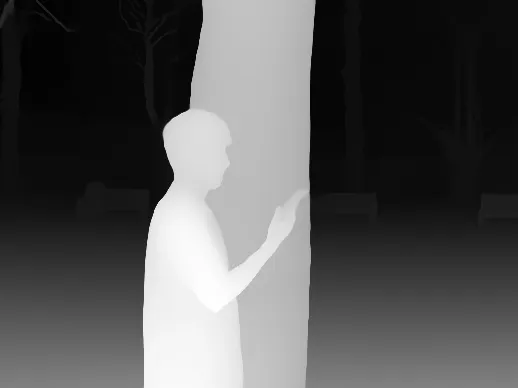
#> input picture depth-mapper/depth_maps/depth_josh_run1.png, 518 x 388 px
$ python test_parallax.py depth_maps/depth_josh_run1.png depth_maps/depth_josh_run1.png 3
#> lines starting #> are read from the running program, lines starting #| are printed output that depends on the picture; after the words box and inside, x2 and y2 are one past the last pixel; in counts of white or black regions, pixels touching at a corner belong together
### depth-mapper/layer_segmentation.py
"""
layer_segmentation.py

Takes a depth map and original image, produces N depth-ordered RGBA layers.

Depth convention (Depth Anything V2):
    bright pixel (high value) = near = foreground
    dark pixel  (low value)   = far  = background

Layer ordering in returned list:
    index 0            = farthest background  (lowest parallax shift)
    index num_layers-1 = nearest foreground   (highest parallax shift)

Usage (CLI):
    python layer_segmentation.py <image_path> <depth_map_path> [num_layers]

    Saves each RGBA layer as a PNG in ./layers/<stem>/layer_00.png ... layer_N.png
Usage (library):
    from layer_segmentation import segment_layers

    layers = segment_layers(image_bgr, depth_map_gray)
    # layers[0] is the background RGBA array, layers[-1] is the foreground RGBA array
"""

import os
import sys
import numpy as np
import cv2
from sklearn.cluster import KMeans


# ---------------------------------------------------------------------------
# Core segmentation
# ---------------------------------------------------------------------------

def depth_to_label_map(depth_map: np.ndarray, num_layers: int,
                       spatial_weight: float = 0.1) -> np.ndarray:
    """
    Cluster a depth map into N layers using k-means on {depth, x, y} features.

    Adding spatial coordinates penalises splitting contiguous regions that have
    slightly different depth values, reducing thin edge-sliver layers.

    Every pixel is assigned exactly one integer label 0..N-1.
    Label 0 = farthest background, label N-1 = nearest foreground.

    Args:
        depth_map:      (H, W) 2D array.
        num_layers:     Number of clusters.
        spatial_weight: Weight of (x, y) coordinates relative to depth.
                        0.0 = depth only (original behaviour).
                        0.3 = moderate spatial grouping (recommended).

    Returns:
        (H, W) int32 array with values in 0..num_layers-1.
    """
    if depth_map.ndim != 2:
        raise ValueError(f"depth_map must be 2D, got shape {depth_map.shape}")

    h, w = depth_map.shape
    # Normalise depth to [0, 1]
    pixels = depth_map.astype(np.float32).reshape(-1, 1) / 255.0

    if spatial_weight > 0:
        yy, xx = np.mgrid[0:h, 0:w]
        coords = np.stack([
            xx.ravel() / w,
            yy.ravel() / h,
        ], axis=1).astype(np.float32) * spatial_weight
        pixels = np.hstack([pixels, coords])

    kmeans = KMeans(n_clusters=num_layers, random_state=0, n_init="auto")
    labels = kmeans.fit_predict(pixels)

    # Sort clusters by mean depth (not centroid, since centroid is now 3D)
    mean_depths = np.array([
        depth_map.ravel()[labels == i].mean() for i in range(num_layers)
    ])
    sorted_ids = np.argsort(mean_depths)
    rank = np.empty_like(sorted_ids)
    rank[sorted_ids] = np.arange(num_layers)

    return rank[labels].reshape(h, w).astype(np.int32)


def smooth_label_map(label_map: np.ndarray, kernel_size: int = 7) -> np.ndarray:
    """
    Smooth a label map by assigning each pixel to the dominant label in its neighbourhood.

    Works like morphological closing but operates on the full label map, so the result
    is still complete (every pixel has a label) and non-overlapping (each pixel has
    exactly one label).

    Uses a blur-voting scheme: for each label, blur its binary presence map, then
    assign each pixel to whichever label scored highest in its neighbourhood.

    Args:
        label_map:   (H, W) int array with values 0..k-1.
        kernel_size: Neighbourhood size. Larger = fills bigger gaps.

    Returns:
        Smoothed label map, same shape and dtype.
    """
    h, w = label_map.shape
    num_labels = int(label_map.max()) + 1

    votes = np.zeros((h, w, num_labels), dtype=np.float32)
    for label_id in range(num_labels):
        binary = (label_map == label_id).astype(np.float32)
        votes[:, :, label_id] = cv2.blur(binary, (kernel_size, kernel_size))

    return votes.argmax(axis=2).astype(label_map.dtype)


def clean_label_map(
    label_map: np.ndarray,
    smooth_kernel: int = 7,
    min_area_fraction: float = 0.001,
) -> np.ndarray:
    """
    Clean a label map while maintaining complete, non-overlapping coverage.

    Two steps:
        1. Smooth: assign each pixel to the dominant label in its neighbourhood,
           filling minor gaps without creating any overlap.
        2. Reassign small isolated components to their dominant neighbour label,
           so scattered specks don't form their own isolated layer regions.

    Args:
        label_map:         (H, W) int array with values 0..k-1.
        smooth_kernel:     Neighbourhood size for the smoothing step.
        min_area_fraction: Components smaller than this fraction of the image
                           are reassigned to their dominant neighbour.

    Returns:
        Cleaned label map, same shape and dtype, still complete and non-overlapping.
    """
    num_labels = int(label_map.max()) + 1
    h, w = label_map.shape
    min_area = max(1, int(h * w * min_area_fraction))

    result = smooth_label_map(label_map, smooth_kernel)

    for label_id in range(num_labels):
        binary = (result == label_id).astype(np.uint8) * 255
        n_comps, comp_map, stats, _ = cv2.connectedComponentsWithStats(binary, connectivity=8)

        for comp_id in range(1, n_comps):
            if stats[comp_id, cv2.CC_STAT_AREA] < min_area:
                comp_pixels = comp_map == comp_id
                dilated = cv2.dilate(
                    comp_pixels.astype(np.uint8),
                    cv2.getStructuringElement(cv2.MORPH_ELLIPSE, (5, 5)),
                )
                ring = dilated.astype(bool) & ~comp_pixels
                neighbour_labels = result[ring]
                if len(neighbour_labels) > 0:
                    counts = np.bincount(neighbour_labels.astype(np.int32), minlength=num_labels)
                    counts[label_id] = 0
                    result[comp_pixels] = counts.argmax()

    return result


def label_map_to_masks(label_map: np.ndarray, num_labels: int) -> list[np.ndarray]:
    """Convert an integer label map to a list of binary masks (one per label)."""
    return [
        np.where(label_map == i, np.uint8(255), np.uint8(0))
        for i in range(num_labels)
    ]


# [30 lines left out: function estimate_num_layers, not called in this run]


def masks_to_rgba_layers(
    image_bgr: np.ndarray,
    masks: list[np.ndarray],
) -> list[np.ndarray]:
    """
    Extract an RGBA layer for each binary mask with hard edges.

    Pixels inside the mask are fully opaque (255), outside are fully transparent (0).
    """
    if image_bgr.ndim != 3 or image_bgr.shape[2] != 3:
        raise ValueError(f"image_bgr must be (H, W, 3), got {image_bgr.shape}")

    image_rgb = cv2.cvtColor(image_bgr, cv2.COLOR_BGR2RGB)
    layers = []

    for mask in masks:
        rgba = np.zeros((*image_rgb.shape[:2], 4), dtype=np.uint8)
        visible = mask > 0
        rgba[visible, :3] = image_rgb[visible]
        rgba[:, :, 3] = mask
        layers.append(rgba)

    return layers


def segment_layers(
    image_bgr: np.ndarray,
    depth_map: np.ndarray,
    num_layers: int | None = None,
) -> list[np.ndarray]:
    """
    Full pipeline: depth map + image → list of RGBA layers ordered back-to-front.

    Args:
        image_bgr:  BGR uint8 array (H, W, 3).
        depth_map:  Grayscale uint8 or float array (H, W).
                    If float, values are normalised to [0, 255] automatically.
        num_layers: How many depth layers to produce.
                    None (default) = auto-detect from the depth histogram.

    Returns:
        List of N RGBA uint8 arrays (H, W, 4).
        layers[0]   = farthest background (moves least in parallax)
        layers[-1]  = nearest foreground  (moves most  in parallax)
    """
    # Normalise depth to uint8 if needed
    if depth_map.dtype != np.uint8:
        d = depth_map.astype(np.float32)
        d_min, d_max = d.min(), d.max()
        if d_max > d_min:
            d = (d - d_min) / (d_max - d_min) * 255.0
        depth_u8 = d.clip(0, 255).astype(np.uint8)
    else:
        depth_u8 = depth_map

    # Resize depth to match image if necessary
    h, w = image_bgr.shape[:2]
    if depth_u8.shape[:2] != (h, w):
        depth_u8 = cv2.resize(depth_u8, (w, h), interpolation=cv2.INTER_LINEAR)

    if num_layers is None:
        num_layers = estimate_num_layers(depth_u8)
        print(f"  Auto-detected {num_layers} depth layers from histogram.")

    print(f"  Segmenting with k-means (k={num_layers})...")
    label_map = depth_to_label_map(depth_u8, num_layers)

    print("  Smoothing and reassigning small fragments...")
    label_map = clean_label_map(label_map)

    masks = label_map_to_masks(label_map, num_layers)

    kernel = cv2.getStructuringElement(cv2.MORPH_ELLIPSE, (5, 5))
    for i in range(num_layers):
        masks[i] = cv2.morphologyEx(masks[i], cv2.MORPH_CLOSE, kernel)

    for i in range(num_layers - 1):       # every layer with something in front: pull back
        masks[i] = cv2.erode(masks[i], kernel, iterations=1)
    for i in range(1, num_layers):        # every layer with something behind: expand to cover
        masks[i] = cv2.dilate(masks[i], kernel, iterations=1)

    return masks_to_rgba_layers(image_bgr, masks)


# ---------------------------------------------------------------------------
# Debug / visualisation helpers
# ---------------------------------------------------------------------------

# [81 lines left out: functions save_layers, save_depth_coloured, save_depth_histogram, not called in this run]


# [3 lines that do not run on import are left out]

### depth-mapper/test_parallax.py
"""
test_parallax.py

Parallax viewer — combines the RGBA layers produced by layer_segmentation.py
into a real-time interactive display.

TODO (Ken):
    T1.3 — Mask dilation: expand each layer mask outward by K pixels so that
            when layers shift apart there is an overlap buffer, not a gap.
            Use cv2.dilate with MORPH_ELLIPSE kernel.

    T1.4 — Nearest-neighbour pixel fill: fill the newly dilated region (which
            has no colour data) by copying from the nearest pixel that does.
            Use scipy.ndimage.distance_transform_edt for efficiency.

    T1.6 — Replace the stub compositor below with a proper implementation that
            uses the dilated + filled layers from T1.3/T1.4. The alpha blending
            formula is the same; the difference is that each layer's mask has
            already been expanded so gaps don't appear when layers shift apart.

Usage:
    python test_parallax.py <image_path> <depth_map_path> [num_layers]

Example:
    python test_parallax.py images/josh.jpg depth_maps/depth_josh_run1.png
"""

import sys
import cv2
import numpy as np
from layer_segmentation import segment_layers

PARALLAX_STRENGTH = 20   # max pixel shift for the nearest layer
DISPLAY_MAX_WIDTH  = 900  # resize window to this width for performance


# ---------------------------------------------------------------------------
# Stub compositor (no dilation / no fill — Ken will replace this with T1.6)
# ---------------------------------------------------------------------------

def precompute_layers(layers: list) -> list:
    """Convert RGBA uint8 layers to float32 RGB + float32 alpha once."""
    out = []
    for layer in layers:
        rgb   = layer[:, :, :3].astype(np.float32)
        alpha = layer[:, :, 3:4].astype(np.float32) / 255.0
        out.append((rgb, alpha))
    return out


def composite(float_layers: list, shifts: list, h: int, w: int) -> np.ndarray:
    """
    Shift each layer and alpha-blend back-to-front. Returns BGR uint8.

    Stub implementation — no dilation or fill, so gaps will appear at edges
    when layers shift. Ken's T1.3/T1.4/T1.6 will fix this.
    """
    canvas = np.zeros((h, w, 3), dtype=np.float32)

    for (rgb, alpha), (dx, dy) in zip(float_layers, shifts):
        M = np.float32([[1, 0, dx], [0, 1, dy]])
        shifted_rgb   = cv2.warpAffine(rgb,   M, (w, h), flags=cv2.INTER_LINEAR,
                                       borderMode=cv2.BORDER_CONSTANT, borderValue=0)
        shifted_alpha = cv2.warpAffine(alpha, M, (w, h), flags=cv2.INTER_LINEAR,
                                       borderMode=cv2.BORDER_CONSTANT, borderValue=0)
        if shifted_alpha.ndim == 2:
            shifted_alpha = shifted_alpha[:, :, np.newaxis]

        canvas = canvas * (1.0 - shifted_alpha) + shifted_rgb * shifted_alpha

    bgr = canvas.clip(0, 255).astype(np.uint8)[:, :, ::-1]
    return bgr


# ---------------------------------------------------------------------------
# Viewer
# ---------------------------------------------------------------------------

def main():
    if len(sys.argv) < 3:
        print("Usage: python test_parallax.py <image_path> <depth_map_path> [num_layers]")
        sys.exit(1)

    image_path = sys.argv[1]
    depth_path = sys.argv[2]
    num_layers = int(sys.argv[3]) if len(sys.argv) >= 4 else 5

    print("Loading image and depth map...")
    image_bgr = cv2.imread(image_path)
#> image_bgr is the input picture: shape (388, 518, 3); mean B, G, R 84.8, 84.8, 84.8
    depth_map = cv2.imread(depth_path, cv2.IMREAD_GRAYSCALE)

    if image_bgr is None:
        print(f"Error: could not read image: {image_path}"); sys.exit(1)
    if depth_map is None:
        print(f"Error: could not read depth map: {depth_path}"); sys.exit(1)

    orig_h, orig_w = image_bgr.shape[:2]
    if orig_w > DISPLAY_MAX_WIDTH:
        scale = DISPLAY_MAX_WIDTH / orig_w
        disp_w = DISPLAY_MAX_WIDTH
        disp_h = int(orig_h * scale)
        image_bgr = cv2.resize(image_bgr, (disp_w, disp_h), interpolation=cv2.INTER_AREA)
        depth_map = cv2.resize(depth_map, (disp_w, disp_h), interpolation=cv2.INTER_LINEAR)
        print(f"Resized to {disp_w}x{disp_h} for display")

    h, w = image_bgr.shape[:2]

    print(f"Segmenting into {num_layers} layers...")
    layers = segment_layers(image_bgr, depth_map, num_layers)
#> in depth_to_label_map, `mean_depths = np.array([ depth_map.ravel()[labels == i].mean() for i i..`: mean_depths = [15.76, 206.1, 91.41]
#> in depth_to_label_map, `sorted_ids = np.argsort(mean_depths)`: sorted_ids = [0, 2, 1]
#> in depth_to_label_map, `return rank[labels].reshape(h, w).astype(np.int32)`:
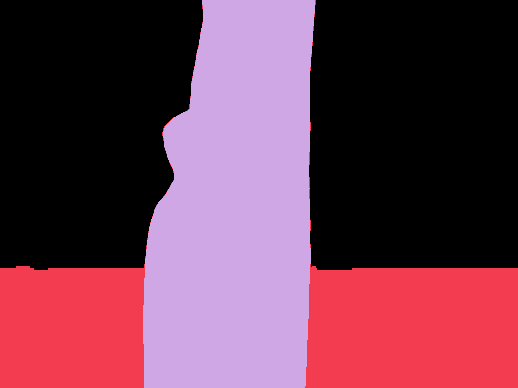
#> returned value: shape (388, 518) int32; 3 distinct labels, from 0 to 2; one colour per label, 0 black
#> in clean_label_map, `num_labels = int(label_map.max()) + 1`: num_labels = 3
#> the loop in smooth_label_map, `for label_id in range(num_labels):` made 3 passes
#> pass 1, in smooth_label_map, `binary = (label_map == label_id).astype(np.float32)`:
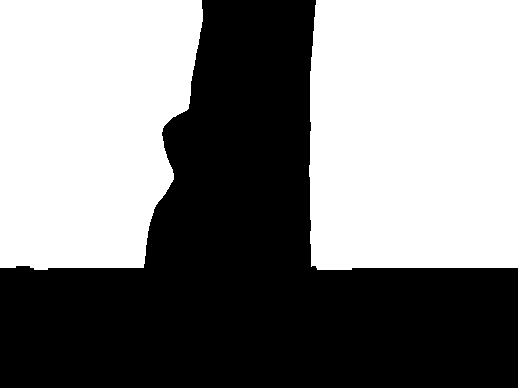
#> binary: shape (388, 518) float32; values 0 (black) and 1 (white), 51% white; 1 black region, box (x1, y1, x2, y2) and area: (0, 0, 518, 388) 98517
#> after the loop in smooth_label_map, `for label_id in range(num_labels):`:
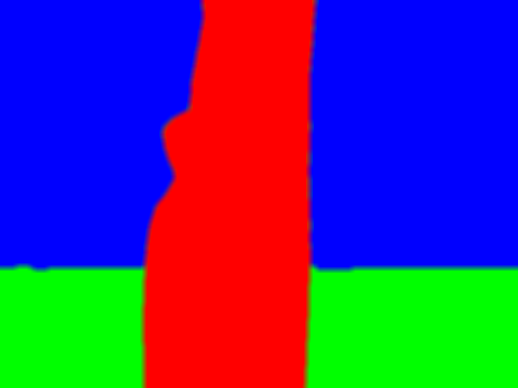
#> votes: shape (388, 518, 3) float32; mean of channels 0, 1, 2 0.51, 0.212, 0.278; drawn as B, G, R
#> the loop in clean_label_map, `for label_id in range(num_labels):` made 3 passes
#> n_comps on passes 1 to 2: 3, 3
#> pass 1, in clean_label_map, `n_comps, comp_map, stats, _ = cv2.connectedComponentsWithStats(binary,..`:
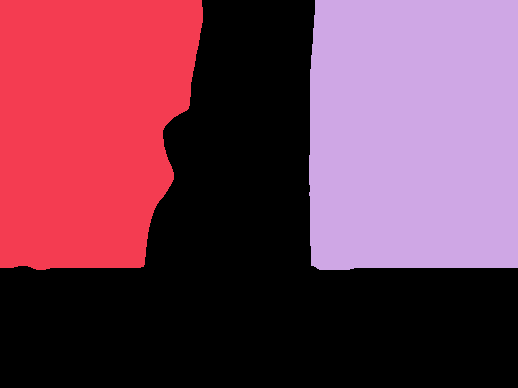
#> comp_map: shape (388, 518) int32; 3 distinct labels, from 0 to 2; one colour per label, 0 black
#> pass 2, in clean_label_map, `n_comps, comp_map, stats, _ = cv2.connectedComponentsWithStats(binary,..`:
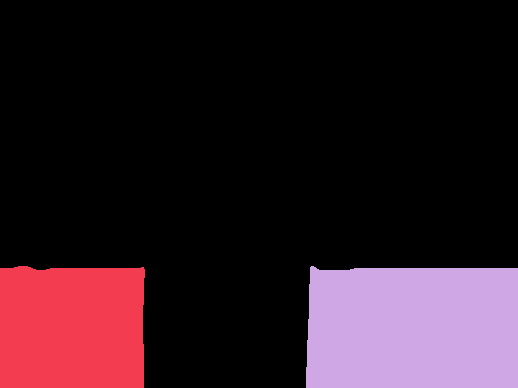
#> comp_map: shape (388, 518) int32; 3 distinct labels, from 0 to 2; one colour per label, 0 black
#> in segment_layers, `masks = label_map_to_masks(label_map, num_layers)`: masks = 3 items
#> in segment_layers, `kernel = cv2.getStructuringElement(cv2.MORPH_ELLIPSE, (5, 5))`: kernel = [[0, 0, 1, 0, 0], [1, 1, 1, 1, 1], [1, 1, 1, 1, 1], [1, 1, 1, 1, 1], [0, 0, 1, 0, 0]]
#> the loop in masks_to_rgba_layers, `for mask in masks:` made 3 passes
#> after the loop in masks_to_rgba_layers, `for mask in masks:`:
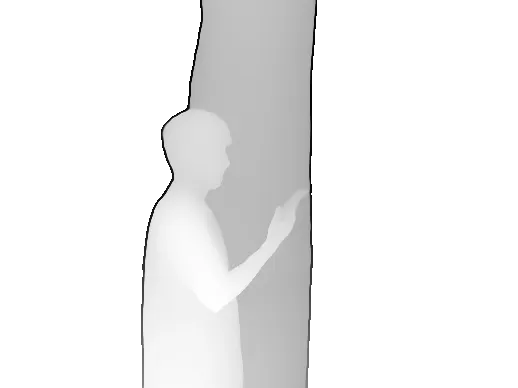
#> rgba: shape (388, 518, 4); mean R, G, B, A 57.8, 57.8, 57.8, 73.2; transparent parts drawn white
#> after the loop in masks_to_rgba_layers, `for mask in masks:`: layers = 3 items
#> layers = 3 items
    float_layers = precompute_layers(layers)
#> the loop in precompute_layers, `for layer in layers:` made 3 passes
#> float_layers = 3 items
    print("Done. Move your mouse over the window. Press Q to quit.")

    mouse = {"x": w // 2, "y": h // 2}

    def on_mouse(_event, x, y, _flags, _param):
        mouse["x"] = x
        mouse["y"] = y

    cv2.namedWindow("Parallax Test")
    cv2.setMouseCallback("Parallax Test", on_mouse)

    while True:
        offset_x = (mouse["x"] - w / 2) / (w / 2)
        offset_y = (mouse["y"] - h / 2) / (h / 2)

        shifts = []
        for i in range(num_layers):
            depth_weight = i / max(num_layers - 1, 1)
            dx = -offset_x * PARALLAX_STRENGTH * depth_weight
            dy = -offset_y * PARALLAX_STRENGTH * depth_weight
            shifts.append((dx, dy))

        frame = composite(float_layers, shifts, h, w)
#> the loop in composite, `for (rgb, alpha), (dx, dy) in zip(float_layers, shifts):` made 3 passes
#> pass 3, in composite, `shifted_rgb   = cv2.warpAffine(rgb,   M, (w, h), flags=cv2.INTER_LINEA..`:
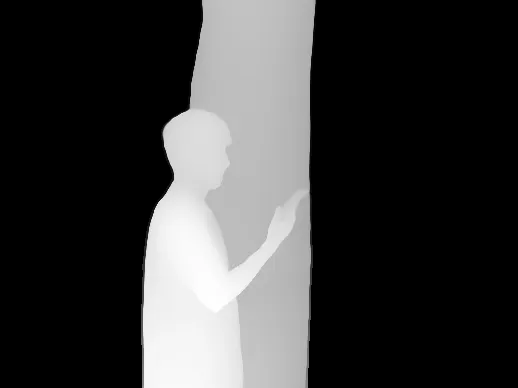
#> shifted_rgb: shape (388, 518, 3) float32; mean of channels 0, 1, 2 57.8, 57.8, 57.8; drawn as B, G, R
        cv2.imshow("Parallax Test", frame)

        if cv2.waitKey(1) & 0xFF == ord("q"):
#> (key q is pressed here)
            break

    cv2.destroyAllWindows()


if __name__ == "__main__":
    main()

$ run again, with depth-mapper/depth_maps/depth_can_run1.png copied over depth-mapper/depth_maps/depth_josh_run1.png
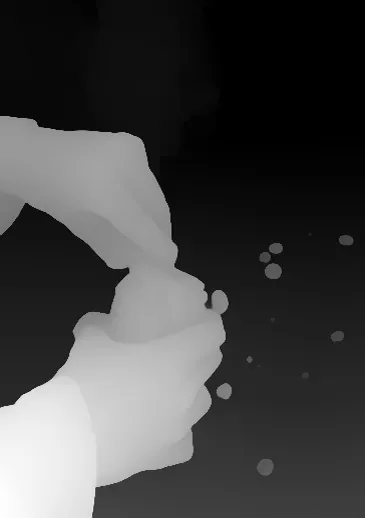
#> input picture depth-mapper/depth_maps/depth_can_run1.png, 365 x 518 px
#> in main, image_bgr is the input picture: shape (518, 365, 3); mean B, G, R 68.2, 68.2, 68.2
#> mean_depths = [22.17, 218.3, 155.4]
#> sorted_ids = [0, 2, 1]
#> in clean_label_map, `num_labels = int(label_map.max()) + 1`: num_labels = 3
#> the loop in clean_label_map, `for label_id in range(num_labels):` made 3 passes
#> n_comps on passes 1 to 2: 3, 6
#> after the loop in clean_label_map, `for label_id in range(num_labels):`:
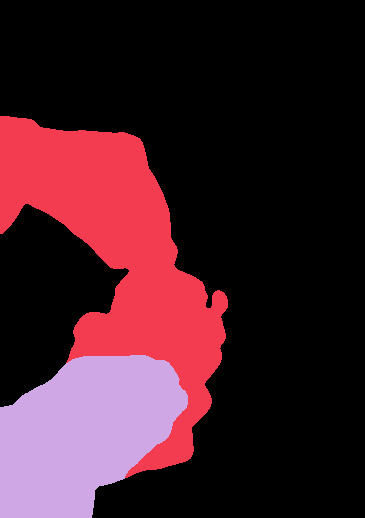
#> result: shape (518, 365) int32; 3 distinct labels, from 0 to 2; one colour per label, 0 black
#> masks = 3 items
#> kernel = [[0, 0, 1, 0, 0], [1, 1, 1, 1, 1], [1, 1, 1, 1, 1], [1, 1, 1, 1, 1], [0, 0, 1, 0, 0]]
#> the loop in masks_to_rgba_layers, `for mask in masks:` made 3 passes
#> after the loop in masks_to_rgba_layers, `for mask in masks:`: layers = 3 items
#> the loop in precompute_layers, `for layer in layers:` made 3 passes
#> the loop in composite, `for (rgb, alpha), (dx, dy) in zip(float_layers, shifts):` made 3 passes
#> (dx, M) on passes 1 to 3: (0, [[1, 0, 0], [0, 1, 0]]), (0.0274, [[1, 0, 0.0274], [0, 1, 0]]), (0.0548, [[1, 0, 0.0548], [0, 1, 0]])
#> pass 3, in composite, `shifted_rgb   = cv2.warpAffine(rgb,   M, (w, h), flags=cv2.INTER_LINEA..`:
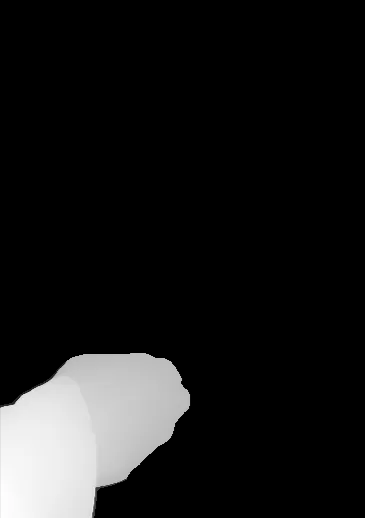
#> shifted_rgb: shape (518, 365, 3) float32; mean of channels 0, 1, 2 26, 26, 26; drawn as B, G, R
